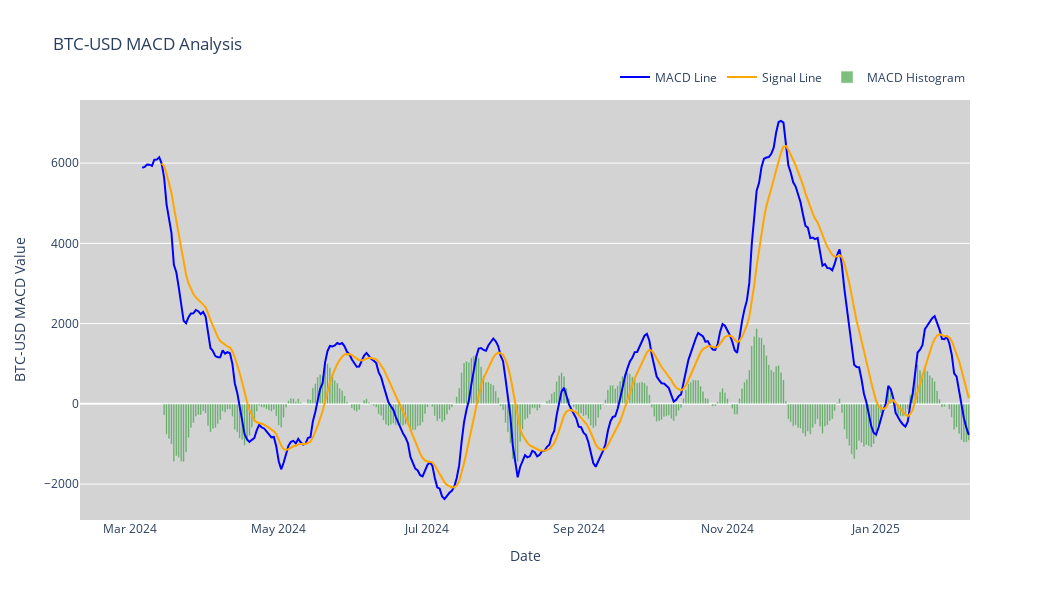

Write notebook code for a chart like this one.
### Code cell
#MACD
fig = go.Figure()

fig.add_trace(go.Scatter(
    x=stock_data.index,
    y=stock_data['MACD'],
    mode='lines',
    name='MACD Line',
    line=dict(color='blue', width=2)
))

fig.add_trace(go.Scatter(
    x=stock_data.index,
    y=stock_data['Signal'],
    mode='lines',
    name='Signal Line',
    line=dict(color='orange', width=2)
))

fig.add_trace(go.Bar(
    x=stock_data.index,
    y=stock_data['MACD_Histogram'],
    name='MACD Histogram',
    marker_color='green',
    opacity=0.5
))

fig.update_layout(
    title=f'{ticker} MACD Analysis',
    xaxis_title='Date',
    yaxis_title=f'{ticker} MACD Value',
    plot_bgcolor='lightgrey',
    xaxis_rangeslider_visible=False,
    legend=dict(
        orientation='h',
        yanchor='bottom',
        y=1.02,
        xanchor='right',
        x=1
    ),
    width=1050,
    height=600
)

# Display and save the chart
fig.show()
fig.write_image('./images/MACD.png')

### Figure 1 — Plotly figure (JSON) as saved in the notebook; plotly's stock layout.template omitted (floating-point values rounded to 4 significant figures; data arrays with more than 128 entries replaced by an {"elided": "..."} marker saying what was removed)
{"data": [{"line": {"color": "blue", "width": 2}, "mode": "lines", "name": "MACD Line", "type": "scatter", "x": {"elided": "365 str values"}, "y": {"elided": "365 float values"}}, {"line": {"color": "orange", "width": 2}, "mode": "lines", "name": "Signal Line", "type": "scatter", "x": {"elided": "365 str values"}, "y": {"elided": "365 float values"}}, {"marker": {"color": "green"}, "name": "MACD Histogram", "opacity": 0.5, "type": "bar", "x": {"elided": "365 str values"}, "y": {"elided": "365 float values"}}], "layout": {"height": 600, "legend": {"orientation": "h", "x": 1, "xanchor": "right", "y": 1.02, "yanchor": "bottom"}, "plot_bgcolor": "lightgrey", "title": {"text": "BTC-USD MACD Analysis"}, "width": 1050, "xaxis": {"rangeslider": {"visible": false}, "title": {"text": "Date"}}, "yaxis": {"title": {"text": "BTC-USD MACD Value"}}}}
